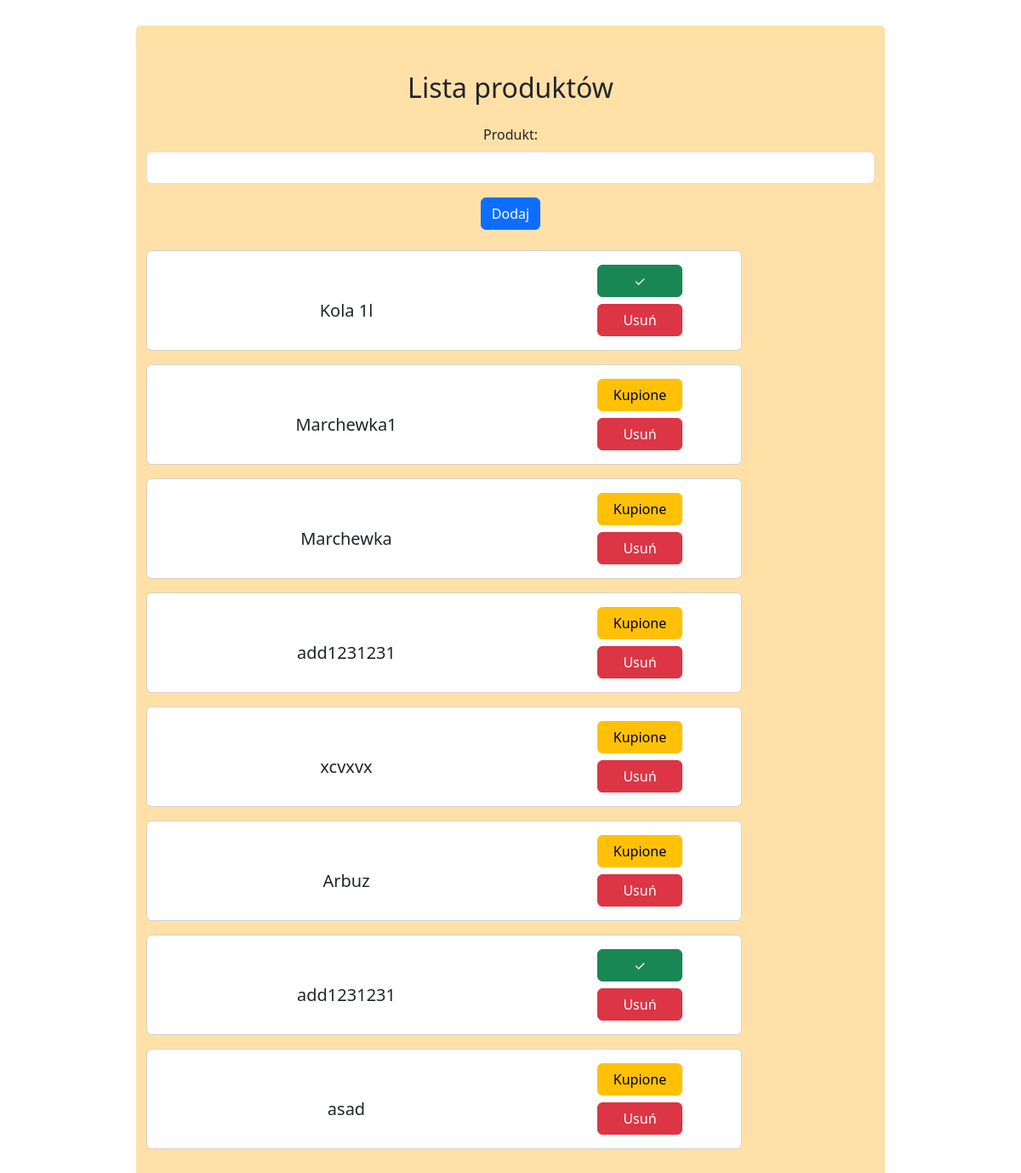
Before: / with the older database file.
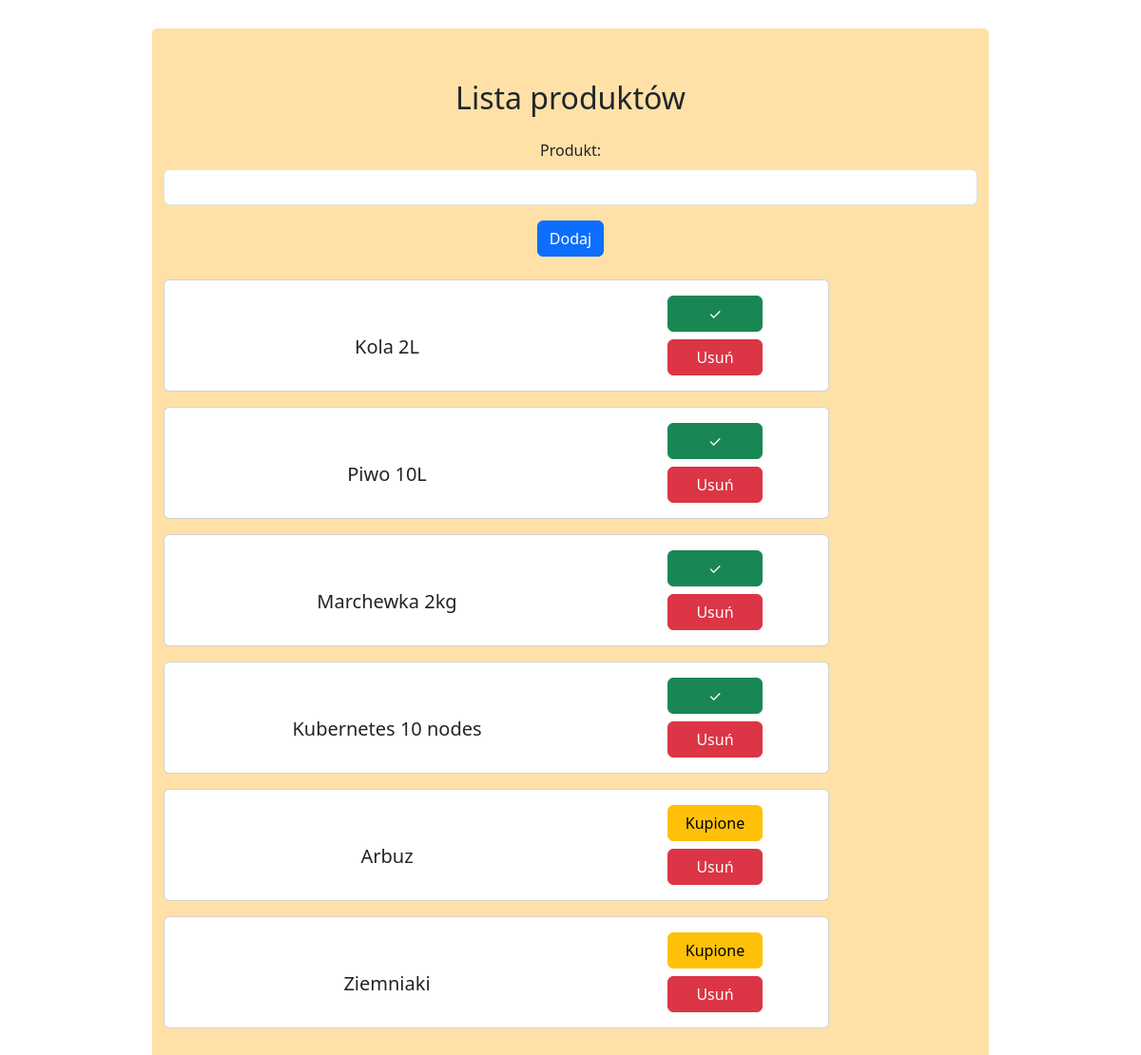
After: the same page with the newer database file.
### pages/models.py (models this page shows, shortened)
class Product(models.Model):
    name = models.CharField(blank=False, max_length=255)
    buyed = models.BooleanField(default=False)

### pages/views.py (the view)
# urls.py: path('', views.index, name='home'),
def index(request):
    products = Product.objects.all()
    context = {"products": products}
    return render(request, 'pages/index.html', context)

### templates/pages/index.html (shortened to what this page needs)
{% extends "pages/base_index.html" %}
{% load static %}
{% block content %}
<div id="ProductListBody">
    <figure class="text-center my-4">
      <blockquote class="blockquote">
        <h2>Lista produktów</h2>
      </blockquote>
    </figure>
  <div class="container text-center">
    <div id="AddNewProductForm" class="row justify-content-center d-flex" >
        <div class="mb-3" >
          <label for="new_product" class="form-label">Produkt:</label>
          <input type="text" class="form-control" id="new_product" name="new_product" aria-describedby="emailHelp" required>
        </div>
        <div class="col-4 mb-4">
            <button type="submit" class="btn btn-primary" onclick="add_product()">Dodaj</button>
        </div>
    </div>
  </div>
<div id="MainProductList">
    {% for product in products %}
      <div class="container text-center" id="product_container{{product.id}}">
          <div class="card mb-3" style="max-width: 700px;">
            <div class="row g-0">
              <div class="col-md-12">
                <div class="card-body">
                  <div class="row d-flex justify-content-center align-items-center">
                    <div class="col-8">
                      <h5 class="card-title">{{ product.name }}</h5>
                    </div>
                    <div class="col-4">
                        <div class="row d-flex flex-column">
                        <div class="col-12">
                              <button id="product_bought_checkbox{{product.id}}"  style=" {% if product.buyed == True %} display: block; {% else %} display: none; {% endif %} min-width: 100px;" type="submit" class="btn btn-success mx-auto" onclick="mark_product({{product.id}}, '{{product.name}}', false)">&#10003;</button>
                              <button id="product_not_bought_checkbox{{product.id}}" style=" {% if product.buyed == True %} display: none; {% else %} display: block; {% endif %} min-width: 100px;" type="submit" class="btn btn-warning mx-auto" onclick="mark_product({{product.id}}, '{{product.name}}', true)">Kupione</button>
                        </div>
                        <div class="col-12">
                            <button type="submit" class="btn btn-danger mt-2" style="min-width: 100px;" onclick="delete_product({{product.id}})">Usuń</button>
                        </div>
                      </div>
                    </div>
                  </div>
                </div>
              </div>
            </div>
          </div>
      </div>
  {% endfor %}
</div>
  </div>
{% endblock %}

### templates/pages/base_index.html (shortened to what this page needs)
{% load static %}
<html lang="pl-PL">
  <head>
    <link href="https://cdn.jsdelivr.net/npm/bootstrap@5.3.2/dist/css/bootstrap.min.css" rel="stylesheet">
  </head>
    <body id="myPage" data-spy="scroll" data-target=".navbar" data-offset="60" onload="">
	{% block content %}
	{% endblock %}
    </body>
</html>

### templates/pages/base_index.html (style rules this page uses)
body { background-image: url('https://i.pinimg.com/474x/e0/c3/73/e0c37353aed33c638aedcd57d21e3ce2.jpg'); }
#ProductListBody { background-color: #ffe1a8; max-width: 880px; width: 100%; margin: 30px auto; padding: 30px 0 50px 0; border-radius: 5px; }

Changed rows visible on the page:
removed Product: name "Kola 1l"
removed Product: name "Marchewka1"
removed Product: name "Marchewka"
removed Product: name "add1231231"
removed Product: name "xcvxvx"
removed Product: name "add1231231"
removed Product: name "asad"
added Product: name "Kola 2L"
added Product: name "Piwo 10L"
added Product: name "Marchewka 2kg"
added Product: name "Kubernetes 10 nodes"
added Product: name "Ziemniaki"
